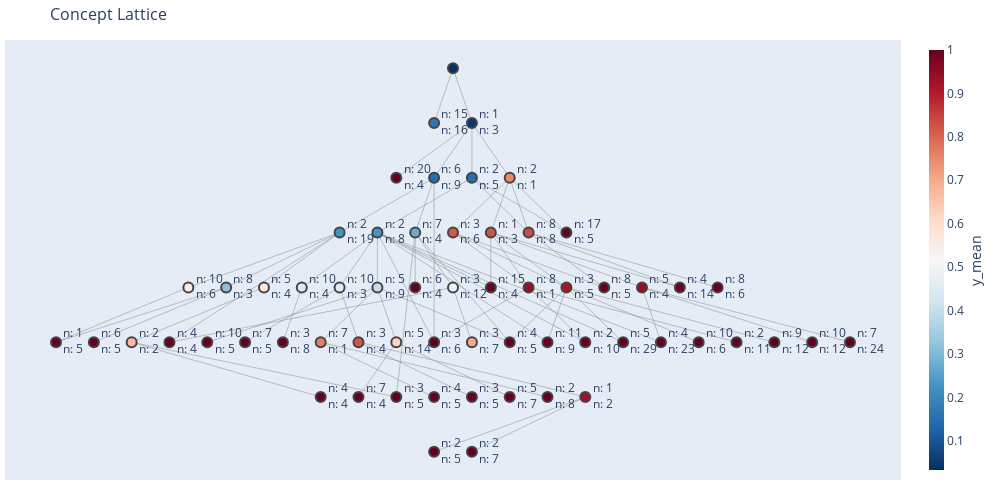

The notebook cell this image was saved under:
### Code cell
fig_stab.show()

### Figure 1 — Plotly figure (JSON) as saved in the notebook; plotly's stock layout.template omitted (floating-point values rounded to 4 significant figures; data arrays with more than 128 entries replaced by an {"elided": "..."} marker saying what was removed)
{"data": [{"hoverinfo": "none", "line": {"color": "#888", "width": 0.5}, "mode": "lines", "type": "scatter", "x": {"elided": "234 float values"}, "y": {"elided": "234 int values"}}, {"hoverinfo": "text", "hovertext": ["Concept 39<br><br>extent (len: 4): 1467, 3743, 2821, 2685<br>intent (len: 20): marital!=married, age>=41, contact!=unknown, month!=jun, month!=feb,...<br>new extent (len: 4): 1467, 3743, 2821, 2685<br>new_intent (len: 4): age__leq__56, balance__leq__302, balance__leq__262, month!=jun<br>metric strongness = 1.0<br>metric stab_min_bound = None<br>metric stab_max_bound = None<br>metric log_stab_min_bound = None<br>metric log_stab_max_bound = None<br>metric lstab_min_bound = None<br>metric n_uncovered = 0<br>", "Concept 57<br><br>extent (len: 4): 3751, 1124, 1736, 1695<br>intent (len: 22): contact!=unknown, month!=jun, month!=feb, month!=sep, loan__leq__0,...<br>new extent (len: 4): 3751, 1124, 1736, 1695<br>new_intent (len: 15): education!=tertiary, campaign__leq__4, month!=jun, month!=jul, month!=feb,...<br>metric strongness = 1.0<br>metric stab_min_bound = None<br>metric stab_max_bound = None<br>metric log_stab_min_bound = None<br>metric log_stab_max_bound = None<br>metric lstab_min_bound = None<br>metric n_uncovered = 0<br>", "Concept 40<br><br>extent (len: 4): 1467, 975, 189, 684<br>intent (len: 20): contact!=unknown, month!=feb, month!=sep, loan__leq__0, age__leq__56,...<br>new extent (len: 4): 1467, 975, 189, 684<br>new_intent (len: 6): education!=tertiary, balance__leq__262, campaign>=2, month!=oct, age__leq__56,...<br>metric strongness = 1.0<br>metric stab_min_bound = None<br>metric stab_max_bound = None<br>metric log_stab_min_bound = None<br>metric log_stab_max_bound = None<br>metric lstab_min_bound = None<br>metric n_uncovered = 0<br>", "Concept 47<br><br>extent (len: 4): 1928, 1672, 4108, 36<br>intent (len: 21): marital!=married, contact!=unknown, month!=jun, month!=feb, month!=sep,...<br>new extent (len: 4): 1928, 4108, 1672, 36<br>new_intent (len: 20): marital!=married, month!=jun, month!=feb, month!=sep, loan__leq__0,...<br>metric strongness = 1.0<br>metric stab_min_bound = None<br>metric stab_max_bound = None<br>metric log_stab_min_bound = None<br>metric log_stab_max_bound = None<br>metric lstab_min_bound = None<br>metric n_uncovered = 0<br>", "Concept 53<br><br>extent (len: 4): 3013, 3789, 3250, 1905<br>intent (len: 22): age>=46, age>=41, contact!=unknown, month!=jun, month!=feb,...<br>new extent (len: 4): 3013, 1905, 3789, 3250<br>new_intent (len: 4): age__leq__56, age>=46, marital=married, education=tertiary<br>metric strongness = 1.0<br>metric stab_min_bound = None<br>metric stab_max_bound = None<br>metric log_stab_min_bound = None<br>metric log_stab_max_bound = None<br>metric lstab_min_bound = None<br>metric n_uncovered = 0<br>", "Concept 54<br><br>extent (len: 4): 880, 3317, 1754, 3684<br>intent (len: 22): age__leq__35, marital!=married, contact!=unknown, pdays__leq__185.0, month!=jun,...<br>new extent (len: 4): 880, 3317, 1754, 3684<br>new_intent (len: 7): month!=jun, month!=jul, age__leq__35, balance__leq__3940, marital!=married,...<br>metric strongness = 1.0<br>metric stab_min_bound = None<br>metric stab_max_bound = None<br>metric log_stab_min_bound = None<br>metric log_stab_max_bound = None<br>metric lstab_min_bound = None<br>metric n_uncovered = 0<br>", "Concept 44<br><br>extent (len: 5): 4388, 4364, 1415, 849, 1467<br>intent (len: 21): age>=46, marital!=married, age>=41, contact!=unknown, month!=feb,...<br>new extent (len: 5): 4388, 4364, 1415, 849, 1467<br>new_intent (len: 3): age>=46, month!=oct, housing__leq__0<br>metric strongness = 1.0<br>metric stab_min_bound = None<br>metric stab_max_bound = None<br>metric log_stab_min_bound = None<br>metric log_stab_max_bound = None<br>metric lstab_min_bound = None<br>metric n_uncovered = 0<br>", "Concept 43<br><br>extent (len: 5): 3202, 1672, 2583, 1230, 2014<br>intent (len: 21): age>=46, age>=41, contact!=unknown, month!=jun, month!=feb,...<br>new extent (len: 5): 3202, 1672, 2583, 1230, 2014<br>new_intent (len: 1): campaign>=2<br>metric strongness = 1.0<br>metric stab_min_bound = None<br>metric stab_max_bound = None<br>metric log_stab_min_bound = None<br>metric log_stab_max_bound = None<br>metric lstab_min_bound = None<br>metric n_uncovered = 0<br>", "Concept 46<br><br>extent (len: 5): 1056, 328, 970, 2988, 3930<br>intent (len: 21): contact!=unknown, month!=jun, month!=feb, month!=sep, loan__leq__0,...<br>new extent (len: 5): 1056, 328, 970, 2988, 3930<br>new_intent (len: 2): month!=jul, job!=blue-collar<br>metric strongness = 1.0<br>metric stab_min_bound = None<br>metric stab_max_bound = None<br>metric log_stab_min_bound = None<br>metric log_stab_max_bound = None<br>metric lstab_min_bound = None<br>metric n_uncovered = 0<br>", "Concept 60<br><br>extent (len: 5): 1181, 477, 4215, 1048, 347<br>intent (len: 23): contact!=unknown, pdays__leq__185.0, month!=jun, month!=feb, balance>=1026,...<br>new extent (len: 5): 1181, 477, 4215, 1048, 347<br>new_intent (len: 8): month!=jun, job!=admin., housing__leq__0, balance>=1026, loan__leq__0,...<br>metric strongness = 1.0<br>metric stab_min_bound = None<br>metric stab_max_bound = None<br>metric log_stab_min_bound = None<br>metric log_stab_max_bound = None<br>metric lstab_min_bound = None<br>metric n_uncovered = 0<br>", "Concept 38<br><br>extent (len: 5): 3088, 2696, 4093, 110, 3658<br>intent (len: 20): marital!=married, contact!=unknown, pdays__leq__185.0, month!=feb, balance>=1026,...<br>new extent (len: 5): 3088, 2696, 4093, 110, 3658<br>new_intent (len: 10): job!=admin., balance>=1026, month!=sep, balance>=100, balance>=229,...<br>metric strongness = 1.0<br>metric stab_min_bound = None<br>metric stab_max_bound = None<br>metric log_stab_min_bound = None<br>metric log_stab_max_bound = None<br>metric lstab_min_bound = None<br>metric n_uncovered = 0<br>", "Concept 55<br><br>extent (len: 5): 3176, 1181, 1374, 880, 1048<br>intent (len: 22): contact!=unknown, pdays__leq__185.0, month!=jun, month!=feb, month!=sep,...<br>new extent (len: 5): 3176, 1181, 1374, 880, 1048<br>new_intent (len: 17): month!=aug, campaign__leq__4, month!=jun, education!=tertiary, month!=jul,...<br>metric strongness = 1.0<br>metric stab_min_bound = None<br>metric stab_max_bound = None<br>metric log_stab_min_bound = None<br>metric log_stab_max_bound = None<br>metric lstab_min_bound = None<br>metric n_uncovered = 0<br>", "Concept 59<br><br>extent (len: 5): 3202, 2962, 3978, 2049, 347<br>intent (len: 23): age>=46, age>=41, contact!=unknown, month!=jun, month!=feb,...<br>new extent (len: 5): 3202, 2962, 3978, 2049, 347<br>new_intent (len: 6): campaign__leq__4, month!=feb, marital=married, age>=55, education!=secondary,...<br>metric strongness = 1.0<br>metric stab_min_bound = None<br>metric stab_max_bound = None<br>metric log_stab_min_bound = None<br>metric log_stab_max_bound = None<br>metric lstab_min_bound = None<br>metric n_uncovered = 0<br>", "Concept 56<br><br>extent (len: 5): 1469, 4009, 684, 1437, 1124<br>intent (len: 22): contact!=unknown, pdays__leq__185.0, month!=feb, month!=sep, loan__leq__0,...<br>new extent (len: 5): 1469, 4009, 684, 1437, 1124<br>new_intent (len: 4): balance__leq__302, balance__leq__262, housing__leq__0, job!=blue-collar<br>metric strongness = 1.0<br>metric stab_min_bound = None<br>metric stab_max_bound = None<br>metric log_stab_min_bound = None<br>metric log_stab_max_bound = None<br>metric lstab_min_bound = None<br>metric n_uncovered = 0<br>", "Concept 52<br><br>extent (len: 5): 3202, 1056, 4160, 3301, 2122<br>intent (len: 22): age>=46, age>=41, contact!=unknown, month!=jun, month!=feb,...<br>new extent (len: 5): 3202, 1056, 4160, 3301, 2122<br>new_intent (len: 7): age>=46, month!=jul, marital=married, job!=blue-collar, month!=nov,...<br>metric strongness = 1.0<br>metric stab_min_bound = None<br>metric stab_max_bound = None<br>metric log_stab_min_bound = None<br>metric log_stab_max_bound = None<br>metric lstab_min_bound = None<br>metric n_uncovered = 0<br>", "Concept 48<br><br>extent (len: 5): 684, 3297, 164, 110, 3658<br>intent (len: 21): age__leq__35, marital!=married, contact!=unknown, pdays__leq__185.0, month!=feb,...<br>new extent (len: 5): 684, 3297, 164, 110, 3658<br>new_intent (len: 4): age__leq__56, housing__leq__0, age__leq__35, campaign>=2<br>metric strongness = 1.0<br>metric stab_min_bound = None<br>metric stab_max_bound = None<br>metric log_stab_min_bound = None<br>metric log_stab_max_bound = None<br>metric lstab_min_bound = None<br>metric n_uncovered = 0<br>", "Concept 45<br><br>extent (len: 5): 2431, 3064, 83, 2486, 3930<br>intent (len: 21): age>=41, contact!=unknown, month!=jun, month!=feb, month!=sep,...<br>new extent (len: 5): 2431, 3064, 83, 2486, 3930<br>new_intent (len: 3): age__leq__56, age>=41, job!=blue-collar<br>metric strongness = 1.0<br>metric stab_min_bound = None<br>metric stab_max_bound = None<br>metric log_stab_min_bound = None<br>metric log_stab_max_bound = None<br>metric lstab_min_bound = None<br>metric n_uncovered = 0<br>", "Concept 51<br><br>extent (len: 6): 3586, 464, 2188, 4215, 1048,...<br>intent (len: 21): contact!=unknown, pdays__leq__185.0, month!=jun, month!=feb, loan__leq__0,...<br>new extent (len: 6): 3586, 464, 2188, 4215, 1048,...<br>new_intent (len: 3): age__leq__56, campaign__leq__4, balance__leq__3940<br>metric strongness = 1.0<br>metric stab_min_bound = None<br>metric stab_max_bound = None<br>metric log_stab_min_bound = None<br>metric log_stab_max_bound = None<br>metric lstab_min_bound = None<br>metric n_uncovered = 0<br>", "Concept 50<br><br>extent (len: 6): 3005, 1181, 4160, 2122, 1342,...<br>intent (len: 21): contact!=unknown, month!=jun, month!=feb, month!=sep, balance>=229,...<br>new extent (len: 6): 3005, 1181, 4160, 2122, 1342,...<br>new_intent (len: 8): education!=tertiary, month!=jun, pdays>=181.0, month!=sep, balance>=100,...<br>metric strongness = 1.0<br>metric stab_min_bound = None<br>metric stab_max_bound = None<br>metric log_stab_min_bound = None<br>metric log_stab_max_bound = None<br>metric lstab_min_bound = None<br>metric n_uncovered = 0<br>", "Concept 42<br><br>extent (len: 6): 3088, 4093, 70, 4159, 3256,...<br>intent (len: 20): contact!=unknown, pdays__leq__185.0, month!=jun, month!=feb, month!=sep,...<br>new extent (len: 6): 3088, 4093, 70, 4159, 3256,...<br>new_intent (len: 10): month!=jun, housing__leq__0, month!=feb, month!=sep, month!=jan,...<br>metric strongness = 1.0<br>metric stab_min_bound = None<br>metric stab_max_bound = None<br>metric log_stab_min_bound = None<br>metric log_stab_max_bound = None<br>metric lstab_min_bound = None<br>metric n_uncovered = 0<br>", "Concept 49<br><br>extent (len: 7): 2431, 1653, 3239, 2444, 83,...<br>intent (len: 21): contact!=unknown, month!=jun, month!=feb, month!=sep, loan__leq__0,...<br>new extent (len: 7): 2431, 3239, 1653, 2444, 83,...<br>new_intent (len: 2): age__leq__56, marital=married<br>metric strongness = 1.0<br>metric stab_min_bound = None<br>metric stab_max_bound = None<br>metric log_stab_min_bound = None<br>metric log_stab_max_bound = None<br>metric lstab_min_bound = None<br>metric n_uncovered = 0<br>", "Concept 41<br><br>extent (len: 7): 1349, 1469, 1653, 1083, 3270,...<br>intent (len: 20): contact!=unknown, pdays__leq__185.0, month!=feb, month!=sep, loan__leq__0,...<br>new extent (len: 7): 1349, 1469, 1653, 1083, 3270,...<br>new_intent (len: 5): education!=tertiary, job!=admin., marital=married, month!=sep, month!=apr<br>metric strongness = 1.0<br>metric stab_min_bound = None<br>metric stab_max_bound = None<br>metric log_stab_min_bound = None<br>metric log_stab_max_bound = None<br>metric lstab_min_bound = None<br>metric n_uncovered = 0<br>", "Concept 37<br><br>extent (len: 7): 4229, 1437, 36, 3311, 1124,...<br>intent (len: 20): contact!=unknown, month!=jun, month!=feb, month!=sep, loan__leq__0,...<br>new extent (len: 7): 4229, 1437, 36, 3311, 1124,...<br>new_intent (len: 3): balance__leq__302, balance__leq__262, month!=mar<br>metric strongness = 0.7<br>metric stab_min_bound = None<br>metric stab_max_bound = None<br>metric log_stab_min_bound = None<br>metric log_stab_max_bound = None<br>metric lstab_min_bound = None<br>metric n_uncovered = 0<br>", "Concept 32<br><br>extent (len: 8): 3527, 2213, 4229, 4009, 1928,...<br>intent (len: 19): marital!=married, contact!=unknown, pdays__leq__185.0, month!=jun, month!=feb,...<br>new extent (len: 8): 3243, 2213, 4229, 4009, 1928,...<br>new_intent (len: 2): campaign__leq__4, month!=jun<br>metric strongness = 1.0<br>metric stab_min_bound = None<br>metric stab_max_bound = None<br>metric log_stab_min_bound = None<br>metric log_stab_max_bound = None<br>metric lstab_min_bound = None<br>metric n_uncovered = 0<br>", "Concept 28<br><br>extent (len: 8): 1754, 1485, 1374, 984, 2471,...<br>intent (len: 18): month!=aug, month!=jun, job!=admin., month!=jul, housing__leq__0,...<br>new extent (len: 8): 1754, 1374, 1485, 984, 2471,...<br>new_intent (len: 3): balance>=100, pdays__leq__185.0, poutcome!=failure<br>metric strongness = 1.0<br>metric stab_min_bound = None<br>metric stab_max_bound = None<br>metric log_stab_min_bound = None<br>metric log_stab_max_bound = None<br>metric lstab_min_bound = None<br>metric n_uncovered = 0<br>", "Concept 58<br><br>extent (len: 9): 2675, 2917, 941, 1060, 3835,...<br>intent (len: 22): contact!=unknown, pdays__leq__185.0, month!=jun, month!=sep, loan__leq__0,...<br>new extent (len: 9): 2675, 2917, 941, 3835, 2969,...<br>new_intent (len: 11): month!=jun, education=tertiary, month!=jul, month!=sep, month!=jan,...<br>metric strongness = 1.0<br>metric stab_min_bound = None<br>metric stab_max_bound = None<br>metric log_stab_min_bound = None<br>metric log_stab_max_bound = None<br>metric lstab_min_bound = None<br>metric n_uncovered = 0<br>", "Concept 35<br><br>extent (len: 10): 3586, 347, 49, 464, 1653,...<br>intent (len: 19): contact!=unknown, pdays__leq__185.0, month!=jun, month!=feb, loan__leq__0,...<br>new extent (len: 10): 3586, 1653, 464, 1083, 4215,...<br>new_intent (len: 2): marital=married, campaign__leq__4<br>metric strongness = 1.0<br>metric stab_min_bound = None<br>metric stab_max_bound = None<br>metric log_stab_min_bound = None<br>metric log_stab_max_bound = None<br>metric lstab_min_bound = None<br>metric n_uncovered = 0<br>", "Concept 20<br><br>extent (len: 10): 4388, 2821, 4364, 1672, 2685,...<br>intent (len: 16): month!=aug, campaign__leq__4, education!=tertiary, month!=jul, month!=feb,...<br>new extent (len: 2): 1672, 36<br>new_intent (len: 2): education!=tertiary, balance__leq__3940<br>metric strongness = 0.6666666666666666<br>metric stab_min_bound = 0.953125<br>metric stab_max_bound = 0.96875<br>metric log_stab_min_bound = 4.415037499278844<br>metric log_stab_max_bound = 5.0<br>metric lstab_min_bound = -34.0<br>metric n_uncovered = 0<br>", "Concept 27<br><br>extent (len: 11): 492, 1952, 3088, 3586, 1653,...<br>intent (len: 17): month!=aug, month!=jun, education!=tertiary, age__leq__56, month!=feb,...<br>new extent (len: 11): 1952, 3586, 492, 3088, 1653,...<br>new_intent (len: 2): age__leq__56, month!=jan<br>metric strongness = 1.0<br>metric stab_min_bound = None<br>metric stab_max_bound = None<br>metric log_stab_min_bound = None<br>metric log_stab_max_bound = None<br>metric lstab_min_bound = None<br>metric n_uncovered = 0<br>", "Concept 31<br><br>extent (len: 11): 1303, 3202, 2421, 4160, 1672,...<br>intent (len: 19): age>=41, contact!=unknown, month!=jun, month!=feb, balance>=1026,...<br>new extent (len: 6): 1303, 2421, 4160, 3978, 2049,...<br>new_intent (len: 10): month!=jun, job!=admin., housing__leq__0, month!=feb, balance>=1026,...<br>metric strongness = 0.55<br>metric stab_min_bound = 0.984375<br>metric stab_max_bound = 0.984375<br>metric log_stab_min_bound = 6.0<br>metric log_stab_max_bound = 6.0<br>metric lstab_min_bound = -33.0<br>metric n_uncovered = 0<br>", "Concept 36<br><br>extent (len: 12): 3695, 289, 2675, 619, 1754,...<br>intent (len: 19): contact!=unknown, pdays__leq__185.0, month!=jun, month!=feb, month!=sep,...<br>new extent (len: 12): 3695, 289, 2675, 619, 1754,...<br>new_intent (len: 10): campaign__leq__4, month!=jun, education=tertiary, month!=jul, month!=sep,...<br>metric strongness = 1.0<br>metric stab_min_bound = None<br>metric stab_max_bound = None<br>metric log_stab_min_bound = None<br>metric log_stab_max_bound = None<br>metric lstab_min_bound = None<br>metric n_uncovered = 0<br>", "Concept 34<br><br>extent (len: 12): 2992, 4224, 3589, 2372, 2847,...<br>intent (len: 19): contact!=unknown, pdays__leq__185.0, month!=jun, month!=feb, month!=sep,...<br>new extent (len: 12): 2992, 4224, 1905, 2372, 2847,...<br>new_intent (len: 9): month!=aug, month!=jun, month!=jul, month!=feb, month!=sep,...<br>metric strongness = 1.0<br>metric stab_min_bound = None<br>metric stab_max_bound = None<br>metric log_stab_min_bound = None<br>metric log_stab_max_bound = None<br>metric lstab_min_bound = None<br>metric n_uncovered = 0<br>", "Concept 16<br><br>extent (len: 12): 2449, 3835, 1754, 1374, 1485,...<br>intent (len: 15): month!=aug, month!=jun, job!=admin., month!=jul, housing__leq__0,...<br>new extent (len: 4): 328, 3835, 1109, 2449<br>new_intent (len: 10): month!=aug, month!=jun, job!=admin., month!=jul, housing__leq__0,...<br>metric strongness = 0.4444444444444444<br>metric stab_min_bound = 0.9375<br>metric stab_max_bound = 0.9375<br>metric log_stab_min_bound = 4.0<br>metric log_stab_max_bound = 4.0<br>metric lstab_min_bound = -35.0<br>metric n_uncovered = 0<br>", "Concept 24<br><br>extent (len: 12): 3202, 2962, 3558, 4160, 1672,...<br>intent (len: 17): month!=aug, age>=46, month!=jun, job!=admin., month!=jul,...<br>new extent (len: 3): 3558, 4160, 984<br>new_intent (len: 8): month!=jun, job!=admin., age>=46, balance>=1026, loan__leq__0,...<br>metric strongness = 0.3157894736842105<br>metric stab_min_bound = 0.984375<br>metric stab_max_bound = 0.9921875<br>metric log_stab_min_bound = 6.0<br>metric log_stab_max_bound = 7.0<br>metric lstab_min_bound = -32.0<br>metric n_uncovered = 0<br>", "Concept 33<br><br>extent (len: 13): 3088, 3930, 2431, 1056, 1653,...<br>intent (len: 19): contact!=unknown, month!=jun, month!=feb, month!=sep, loan__leq__0,...<br>new extent (len: 2): 3088, 1083<br>new_intent (len: 1): education!=tertiary<br>metric strongness = 0.9285714285714286<br>metric stab_min_bound = 0.98046875<br>metric stab_max_bound = 0.984375<br>metric log_stab_min_bound = 5.678071905112637<br>metric log_stab_max_bound = 6.0<br>metric lstab_min_bound = -33.0<br>metric n_uncovered = 0<br>", "Concept 26<br><br>extent (len: 13): 3527, 2213, 4229, 4009, 684,...<br>intent (len: 17): month!=aug, job!=admin., month!=jul, month!=feb, month!=jan,...<br>new extent (len: 1): 849<br>new_intent (len: 7): job!=admin., month!=jul, month!=sep, balance__leq__3940, marital!=married,...<br>metric strongness = 0.7647058823529411<br>metric stab_min_bound = 0.96484375<br>metric stab_max_bound = 0.96875<br>metric log_stab_min_bound = 4.830074998557688<br>metric log_stab_max_bound = 5.0<br>metric lstab_min_bound = -34.0<br>metric n_uncovered = 0<br>", "Concept 30<br><br>extent (len: 14): 1469, 199, 3005, 2055, 4160,...<br>intent (len: 18): month!=aug, campaign__leq__4, education!=tertiary, month!=jul, month!=feb,...<br>new extent (len: 14): 1469, 199, 3005, 2055, 4160,...<br>new_intent (len: 4): education!=tertiary, balance>=100, balance>=229, balance__leq__3940<br>metric strongness = 1.0<br>metric stab_min_bound = None<br>metric stab_max_bound = None<br>metric log_stab_min_bound = None<br>metric log_stab_max_bound = None<br>metric lstab_min_bound = None<br>metric n_uncovered = 0<br>", "Concept 13<br><br>extent (len: 14): 4388, 2821, 4364, 4229, 2421,...<br>intent (len: 14): month!=aug, campaign__leq__4, month!=jul, month!=feb, month!=jan,...<br>new extent (len: 4): 2696, 4229, 2421, 2014<br>new_intent (len: 5): campaign__leq__4, month!=feb, month!=jan, month!=sep, marital!=married<br>metric strongness = 0.56<br>metric stab_min_bound = 0.9375<br>metric stab_max_bound = 0.9375<br>metric log_stab_min_bound = 4.0<br>metric log_stab_max_bound = 4.0<br>metric lstab_min_bound = -35.0<br>metric n_uncovered = 0<br>", "Concept 19<br><br>extent (len: 16): 492, 1952, 3088, 3586, 4224,...<br>intent (len: 15): month!=aug, month!=jun, education!=tertiary, month!=feb, balance>=100,...<br>new extent (len: 1): 4224<br>new_intent (len: 8): month!=aug, month!=jun, education!=tertiary, month!=feb, balance>=100,...<br>metric strongness = 0.9411764705882353<br>metric stab_min_bound = 0.9521484375<br>metric stab_max_bound = 0.96875<br>metric log_stab_min_bound = 4.385290155884792<br>metric log_stab_max_bound = 5.0<br>metric lstab_min_bound = -34.0<br>metric n_uncovered = 0<br>", "Concept 18<br><br>extent (len: 16): 3248, 503, 3088, 2421, 4458,...<br>intent (len: 15): month!=aug, campaign__leq__4, month!=jun, job!=admin., month!=feb,...<br>new extent (len: 16): 3248, 503, 3088, 4458, 2421,...<br>new_intent (len: 15): month!=aug, campaign__leq__4, month!=jun, job!=admin., housing__leq__0,...<br>metric strongness = 0.16326530612244897<br>metric stab_min_bound = None<br>metric stab_max_bound = None<br>metric log_stab_min_bound = None<br>metric log_stab_max_bound = None<br>metric lstab_min_bound = None<br>metric n_uncovered = 0<br>", "Concept 29<br><br>extent (len: 18): 3088, 3930, 2431, 2449, 3064,...<br>intent (len: 18): campaign__leq__4, pdays>=181.0, month!=jun, job!=admin., month!=feb,...<br>new extent (len: 4): 4093, 3502, 4458, 2449<br>new_intent (len: 3): month!=nov, month!=jan, balance__leq__3940<br>metric strongness = 0.8181818181818182<br>metric stab_min_bound = 0.9686279296875<br>metric stab_max_bound = 0.96875<br>metric log_stab_min_bound = 4.994375450806122<br>metric log_stab_max_bound = 5.0<br>metric lstab_min_bound = -34.0<br>metric n_uncovered = 0<br>", "Concept 25<br><br>extent (len: 22): 4458, 3502, 1437, 504, 4224,...<br>intent (len: 17): month!=aug, campaign__leq__4, month!=jun, job!=admin., month!=jul,...<br>new extent (len: 12): 4388, 4224, 2449, 1303, 3256,...<br>new_intent (len: 3): month!=jun, education!=secondary, job!=blue-collar<br>metric strongness = 0.4888888888888889<br>metric stab_min_bound = 0.9999656677246094<br>metric stab_max_bound = 0.999969482421875<br>metric log_stab_min_bound = 14.830074998557688<br>metric log_stab_max_bound = 15.0<br>metric lstab_min_bound = -24.0<br>metric n_uncovered = 0<br>", "Concept 22<br><br>extent (len: 23): 3370, 4458, 684, 70, 347,...<br>intent (len: 16): month!=aug, age__leq__56, month!=feb, housing__leq__0, month!=jan,...<br>new extent (len: 23): 3370, 4458, 684, 70, 347,...<br>new_intent (len: 4): month!=aug, month!=apr, balance__leq__3940, job!=blue-collar<br>metric strongness = 1.0<br>metric stab_min_bound = None<br>metric stab_max_bound = None<br>metric log_stab_min_bound = None<br>metric log_stab_max_bound = None<br>metric lstab_min_bound = None<br>metric n_uncovered = 0<br>", "Concept 23<br><br>extent (len: 24): 3695, 1653, 4458, 1374, 70,...<br>intent (len: 16): month!=aug, campaign__leq__4, month!=jun, age__leq__56, month!=feb,...<br>new extent (len: 24): 3695, 1653, 4458, 1374, 70,...<br>new_intent (len: 7): month!=aug, campaign__leq__4, month!=jun, loan__leq__0, month!=sep,...<br>metric strongness = 1.0<br>metric stab_min_bound = None<br>metric stab_max_bound = None<br>metric log_stab_min_bound = None<br>metric log_stab_max_bound = None<br>metric lstab_min_bound = None<br>metric n_uncovered = 0<br>", "Concept 12<br><br>extent (len: 25): 3695, 1469, 199, 1181, 2055,...<br>intent (len: 13): month!=aug, campaign__leq__4, month!=jul, month!=feb, marital=married,...<br>new extent (len: 8): 3695, 4433, 2449, 3202, 3978,...<br>new_intent (len: 8): month!=aug, campaign__leq__4, month!=jul, month!=feb, marital=married,...<br>metric strongness = 0.8333333333333334<br>metric stab_min_bound = 0.9995088577270508<br>metric stab_max_bound = 0.99951171875<br>metric log_stab_min_bound = 10.99157137792942<br>metric log_stab_max_bound = 11.0<br>metric lstab_min_bound = -28.0<br>metric n_uncovered = 0<br>", "Concept 17<br><br>extent (len: 25): 3695, 1469, 199, 3586, 1653,...<br>intent (len: 15): month!=aug, campaign__leq__4, month!=feb, housing__leq__0, month!=jan,...<br>new extent (len: 14): 3695, 199, 3586, 3088, 855,...<br>new_intent (len: 5): campaign__leq__4, housing__leq__0, balance>=100, balance>=229, month!=oct<br>metric strongness = 0.625<br>metric stab_min_bound = 0.9999957084655762<br>metric stab_max_bound = 0.9999961853027344<br>metric log_stab_min_bound = 17.830074998557688<br>metric log_stab_max_bound = 18.0<br>metric lstab_min_bound = -21.0<br>metric n_uncovered = 0<br>", "Concept 15<br><br>extent (len: 25): 619, 1653, 4458, 2122, 83,...<br>intent (len: 15): campaign__leq__4, pdays>=181.0, month!=jun, job!=admin., month!=feb,...<br>new extent (len: 3): 412, 619, 3589<br>new_intent (len: 10): campaign__leq__4, month!=jun, job!=admin., pdays>=181.0, month!=feb,...<br>metric strongness = 0.46296296296296297<br>metric stab_min_bound = 0.9921865463256836<br>metric stab_max_bound = 0.9921875<br>metric log_stab_min_bound = 6.999823900513557<br>metric log_stab_max_bound = 7.0<br>metric lstab_min_bound = -32.0<br>metric n_uncovered = 0<br>", "Concept 21<br><br>extent (len: 29): 3586, 3370, 1653, 233, 70,...<br>intent (len: 16): month!=aug, campaign__leq__4, month!=jun, job!=admin., month!=jan,...<br>new extent (len: 29): 3586, 3370, 1653, 233, 70,...<br>new_intent (len: 5): month!=aug, month!=jun, month!=jan, balance__leq__3940, month!=oct<br>metric strongness = 1.0<br>metric stab_min_bound = None<br>metric stab_max_bound = None<br>metric log_stab_min_bound = None<br>metric log_stab_max_bound = None<br>metric lstab_min_bound = None<br>metric n_uncovered = 0<br>", "Concept 14<br><br>extent (len: 34): 1469, 4458, 684, 3331, 3502,...<br>intent (len: 14): month!=aug, campaign__leq__4, job!=admin., month!=jul, month!=feb,...<br>new extent (len: 4): 3297, 328, 1048, 3331<br>new_intent (len: 7): campaign__leq__4, job!=admin., month!=feb, loan__leq__0, month!=sep,...<br>metric strongness = 0.27419354838709675<br>metric stab_min_bound = 0.9997558547183871<br>metric stab_max_bound = 0.999755859375<br>metric log_stab_min_bound = 11.999972483038283<br>metric log_stab_max_bound = 12.0<br>metric lstab_min_bound = -27.0<br>metric n_uncovered = 0<br>", "Concept 9<br><br>extent (len: 47): 3695, 289, 3586, 619, 3370,...<br>intent (len: 9): age__leq__56, month!=feb, housing__leq__0, month!=jan, month!=may,...<br>new extent (len: 4): 3751, 3586, 4159, 1695<br>new_intent (len: 5): month!=feb, housing__leq__0, month!=jan, month!=nov, age__leq__56<br>metric strongness = 0.94<br>metric stab_min_bound = 0.9999998211569618<br>metric stab_max_bound = 0.9999998807907104<br>metric log_stab_min_bound = 22.414802704739976<br>metric log_stab_max_bound = 23.0<br>metric lstab_min_bound = -16.0<br>metric n_uncovered = 0<br>", "Concept 10<br><br>extent (len: 48): 3695, 1469, 199, 3586, 3370,...<br>intent (len: 10): month!=aug, month!=feb, month!=jan, month!=mar, loan__leq__0,...<br>new extent (len: 9): 3385, 1303, 3370, 464, 2176,...<br>new_intent (len: 5): month!=aug, month!=feb, month!=jan, month!=nov, pdays__leq__185.0<br>metric strongness = 0.4<br>metric stab_min_bound = 0.9999998807613792<br>metric stab_max_bound = 0.9999998807907104<br>metric log_stab_min_bound = 22.99964507147155<br>metric log_stab_max_bound = 23.0<br>metric lstab_min_bound = -16.0<br>metric n_uncovered = 0<br>", "Concept 8<br><br>extent (len: 49): 1469, 2055, 2122, 2696, 3331,...<br>intent (len: 9): month!=aug, month!=jul, job!=blue-collar, month!=nov, month!=may,...<br>new extent (len: 19): 1469, 2055, 2122, 3331, 1437,...<br>new_intent (len: 2): age>=41, job!=blue-collar<br>metric strongness = 0.22580645161290322<br>metric stab_min_bound = 0.9999999999599538<br>metric stab_max_bound = 0.9999999999708962<br>metric log_stab_min_bound = 34.53954410369036<br>metric log_stab_max_bound = 35.0<br>metric lstab_min_bound = -4.0<br>metric n_uncovered = 0<br>", "Concept 11<br><br>extent (len: 53): 1469, 3586, 619, 3370, 1653,...<br>intent (len: 10): campaign__leq__4, job!=admin., loan__leq__0, month!=may, pdays>=38.0,...<br>new extent (len: 5): 3751, 619, 1303, 4229, 3243<br>new_intent (len: 3): campaign__leq__4, loan__leq__0, job!=admin.<br>metric strongness = 0.9137931034482759<br>metric stab_min_bound = 0.999999940394833<br>metric stab_max_bound = 0.9999999403953552<br>metric log_stab_min_bound = 23.99998735933054<br>metric log_stab_max_bound = 24.0<br>metric lstab_min_bound = -15.0<br>metric n_uncovered = 0<br>", "Concept 6<br><br>extent (len: 66): 1469, 3586, 619, 3370, 1653,...<br>intent (len: 6): pdays>=38.0, poutcome=success, contact!=unknown, month!=apr, pdays__leq__185.0,...<br>new extent (len: 6): 3176, 2665, 110, 1695, 3931,...<br>new_intent (len: 3): pdays>=38.0, month!=apr, pdays__leq__185.0<br>metric strongness = 0.8148148148148148<br>metric stab_min_bound = 0.9998779296874991<br>metric stab_max_bound = 0.9998779296875<br>metric log_stab_min_bound = 12.999999999989504<br>metric log_stab_max_bound = 13.0<br>metric lstab_min_bound = -26.0<br>metric n_uncovered = 0<br>", "Concept 7<br><br>extent (len: 75): 1469, 3586, 3370, 2055, 4458,...<br>intent (len: 7): month!=aug, month!=jul, month!=nov, month!=may, contact!=unknown,...<br>new extent (len: 9): 98, 3385, 3370, 3835, 2176,...<br>new_intent (len: 6): month!=aug, month!=jul, month!=nov, month!=may, month!=apr,...<br>metric strongness = 0.14734774066797643<br>metric stab_min_bound = 0.9999999850983841<br>metric stab_max_bound = 0.9999999850988388<br>metric log_stab_min_bound = 25.999955973113174<br>metric log_stab_max_bound = 26.0<br>metric lstab_min_bound = -13.0<br>metric n_uncovered = 0<br>", "Concept 4<br><br>extent (len: 88): 1374, 2122, 2847, 2251, 3498,...<br>intent (len: 4): poutcome=success, contact!=unknown, month!=may, poutcome!=failure<br>new extent (len: 3): 3202, 1056, 2583<br>new_intent (len: 1): month!=may<br>metric strongness = 0.822429906542056<br>metric stab_min_bound = 0.9999999999704414<br>metric stab_max_bound = 0.9999999999708962<br>metric log_stab_min_bound = 34.97763218697155<br>metric log_stab_max_bound = 35.0<br>metric lstab_min_bound = -4.0<br>metric n_uncovered = 0<br>", "Concept 3<br><br>extent (len: 95): 1374, 2122, 2847, 2251, 3498,...<br>intent (len: 3): poutcome=success, contact!=unknown, poutcome!=failure<br>new extent (len: 1): 4232<br>new_intent (len: 2): poutcome=success, poutcome!=failure<br>metric strongness = 0.7480314960629921<br>metric stab_min_bound = 0.9921874981373549<br>metric stab_max_bound = 0.9921875<br>metric log_stab_min_bound = 6.999999656034739<br>metric log_stab_max_bound = 7.0<br>metric lstab_min_bound = -32.0<br>metric n_uncovered = 0<br>", "Concept 5<br><br>extent (len: 105): 1374, 2122, 83, 2847, 3502,...<br>intent (len: 5): loan__leq__0, month!=mar, month!=may, pdays>=38.0, contact!=unknown<br>new extent (len: 8): 3005, 2055, 3331, 2847, 3978,...<br>new_intent (len: 2): month!=may, loan__leq__0<br>metric strongness = 0.23127753303964757<br>metric stab_min_bound = 1.0<br>metric stab_max_bound = 1.0<br>metric log_stab_min_bound = inf<br>metric log_stab_max_bound = inf<br>metric lstab_min_bound = 18.0<br>metric n_uncovered = 0<br>", "Concept 2<br><br>extent (len: 116): 1374, 2122, 83, 2847, 3502,...<br>intent (len: 3): pdays>=38.0, contact!=unknown, month!=mar<br>new extent (len: 5): 4232, 3743, 4213, 3932, 2665<br>new_intent (len: 2): month!=mar, pdays>=38.0<br>metric strongness = 0.14967741935483872<br>metric stab_min_bound = 0.99951171875<br>metric stab_max_bound = 0.99951171875<br>metric log_stab_min_bound = 11.0<br>metric log_stab_max_bound = 11.0<br>metric lstab_min_bound = -28.0<br>metric n_uncovered = 0<br>", "Concept 1<br><br>extent (len: 148): 1374, 2122, 83, 2847, 3502,...<br>intent (len: 1): contact!=unknown<br>new extent (len: 3): 2780, 503, 129<br>new_intent (len: 1): contact!=unknown<br>metric strongness = 0.04629340006255865<br>metric stab_min_bound = 0.9999999997671692<br>metric stab_max_bound = 0.9999999997671694<br>metric log_stab_min_bound = 31.999999312069562<br>metric log_stab_max_bound = 32.0<br>metric lstab_min_bound = -7.0<br>metric n_uncovered = 148<br>", "Concept 0<br><br>extent (len: 149): 1374, 2122, 83, 2847, 3502,...<br>intent (len: 0): ∅<br>new extent (len: 0): ∅<br>new_intent (len: 0): ∅<br>metric strongness = 0.0329573103295731<br>metric stab_min_bound = 0.5<br>metric stab_max_bound = 0.5<br>metric log_stab_min_bound = 1.0<br>metric log_stab_max_bound = 1.0<br>metric lstab_min_bound = -38.0<br>"], "marker": {"color": [1, 1, 1, 1, 1, 1, 1, 1, 1, 1, 1, 1, 1, 1, 1, 1, 1, 1, 1, 1, 1, 1, 0.7, 1, 1, 1, 1, 0.6667, 1, 0.55, 1, 1, 0.4444, 0.3158, 0.9286, 0.7647, 1, 0.56, 0.9412, 0.1633, 0.8182, 0.4889, 1, 1, 0.8333, 0.625, 0.463, 1, 0.2742, 0.94, 0.4, 0.2258, 0.9138, 0.8148, 0.1473, 0.8224, 0.748, 0.2313, 0.1497, 0.04629, 0.03296], "colorbar": {"thickness": 15, "title": {"side": "right", "text": "y_mean"}, "xanchor": "left"}, "colorscale": [[0, "rgb(103,0,31)"], [0.1, "rgb(178,24,43)"], [0.2, "rgb(214,96,77)"], [0.3, "rgb(244,165,130)"], [0.4, "rgb(253,219,199)"], [0.5, "rgb(247,247,247)"], [0.6, "rgb(209,229,240)"], [0.7, "rgb(146,197,222)"], [0.8, "rgb(67,147,195)"], [0.9, "rgb(33,102,172)"], [1, "rgb(5,48,97)"]], "line": {"width": 2}, "reversescale": true, "showscale": true, "size": 10}, "mode": "markers+text", "text": ["n: 4<br>n: 4", "n: 15<br>n: 4", "n: 6<br>n: 4", "n: 20<br>n: 4", "n: 4<br>n: 4", "n: 7<br>n: 4", "n: 3<br>n: 5", "n: 1<br>n: 5", "n: 2<br>n: 5", "n: 8<br>n: 5", "n: 10<br>n: 5", "n: 17<br>n: 5", "n: 6<br>n: 5", "n: 4<br>n: 5", "n: 7<br>n: 5", "n: 4<br>n: 5", "n: 3<br>n: 5", "n: 3<br>n: 6", "n: 8<br>n: 6", "n: 10<br>n: 6", "n: 2<br>n: 7", "n: 5<br>n: 7", "n: 3<br>n: 7", "n: 2<br>n: 8", "n: 3<br>n: 8", "n: 11<br>n: 9", "n: 2<br>n: 10", "n: 2<br>n: 2", "n: 2<br>n: 11", "n: 10<br>n: 6", "n: 10<br>n: 12", "n: 9<br>n: 12", "n: 10<br>n: 4", "n: 8<br>n: 3", "n: 1<br>n: 2", "n: 7<br>n: 1", "n: 4<br>n: 14", "n: 5<br>n: 4", "n: 8<br>n: 1", "n: 15<br>n: 16", "n: 3<br>n: 4", "n: 3<br>n: 12", "n: 4<br>n: 23", "n: 7<br>n: 24", "n: 8<br>n: 8", "n: 5<br>n: 14", "n: 10<br>n: 3", "n: 5<br>n: 29", "n: 7<br>n: 4", "n: 5<br>n: 4", "n: 5<br>n: 9", "n: 2<br>n: 19", "n: 3<br>n: 5", "n: 3<br>n: 6", "n: 6<br>n: 9", "n: 1<br>n: 3", "n: 2<br>n: 1", "n: 2<br>n: 8", "n: 2<br>n: 5", "n: 1<br>n: 3", "<br>"], "textposition": "middle right", "type": "scatter", "x": [-3.5, 1, -1, -1.5, -7.5, -2.5, -1.5, -10.5, -0.5, 4, -6.5, 3, -9.5, 1.5, -5.5, -0.5, 0.5, -0.5, 7, 6.5, 0.5, 1.5, 0.5, 2.5, -4.5, 2.5, 3.5, -8.5, 7.5, -7, 9.5, 8.5, -4, -6, 3.5, -3.5, 6, -5, 2, -0.5, -2.5, 0, 5.5, 10.5, 2, -1.5, -3, 4.5, -1, 5, -2, -3, 3, 0, -0.5, 1, 1.5, -2, 0.5, 0.5, 0], "y": [2, 4, 4, 6, 3, 2, 2, 3, 1, 4, 3, 5, 3, 3, 3, 2, 2, 3, 4, 3, 1, 2, 3, 2, 3, 3, 3, 3, 3, 4, 3, 3, 4, 4, 2, 3, 4, 4, 4, 7, 3, 4, 3, 3, 5, 3, 4, 3, 5, 4, 4, 5, 4, 5, 6, 5, 6, 5, 6, 7, 8]}], "layout": {"height": 500, "hovermode": "closest", "margin": {"b": 20, "l": 5, "r": 5, "t": 40}, "showlegend": false, "title": {"font": {"size": 16}, "text": "Concept Lattice"}, "width": 1000, "xaxis": {"showgrid": false, "showticklabels": false, "zeroline": false}, "yaxis": {"showgrid": false, "showticklabels": false, "zeroline": false}}}
